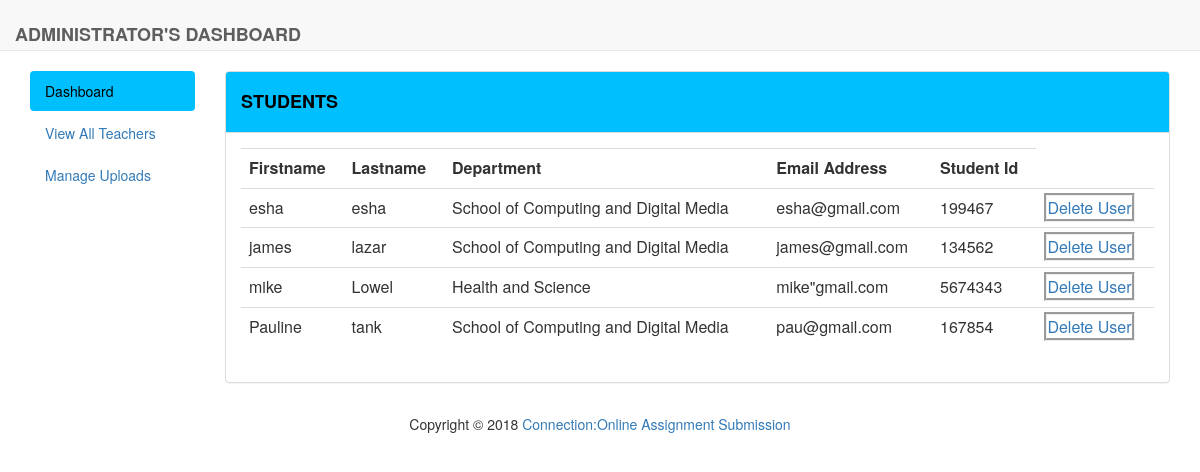
The page /viewstuds.php on the database its author committed.
### tables this page shows
CREATE TABLE `student_user` (
  `firstname` varchar(50) NOT NULL,
  `lastname` varchar(50) NOT NULL,
  `department` varchar(50) NOT NULL,
  `email` varchar(50) NOT NULL,
  `regno` bigint(50) NOT NULL,
  `dob` date NOT NULL,
  `username` varchar(50) NOT NULL,
  `password` varchar(50) NOT NULL,
  `phone` bigint(10) NOT NULL,
  `address` varchar(250) NOT NULL,
  `student_id` int(50) NOT NULL,
  `course` varchar(50) NOT NULL,
  `img_url` varchar(100) NOT NULL
);

### viewstuds.php (the view, shortened to what this page needs)
<?php
include 'config.php';
	$sql= "SELECT * FROM student_user";
	$records= mysqli_query($db,$sql);
?>
<link href="//maxcdn.bootstrapcdn.com/bootstrap/3.3.0/css/bootstrap.min.css" rel="stylesheet" id="bootstrap-css">
<nav class="navbar navbar-default navbar-static-top">
	<div class="container-fluid">
		<div class="navbar-header">
			<a class="navbar-brand" href="studentdashboard.php">
				<h4><strong>ADMINISTRATOR'S DASHBOARD</strong></h4>
			</a>
		</div>
		</div>
	</nav>
	<div class="container-fluid main-container">
        <div class="col-md-2 sidebar">
            <ul class="nav nav-pills nav-stacked">
                <li class="active" ><a href="admindashboard.php" style="background-color: deepskyblue;color: black">Dashboard</a></li>
                <li><a href="viewteach.php">View All Teachers</a></li>
                <li><a href="#">Manage Uploads</a></li>
            </ul>
        </div>
		<div class="col-md-10 content">
            <div class="panel panel-default">
                <div class="panel-heading" style="background-color:deepskyblue;color: black">
                    <h4><strong>STUDENTS</strong></h4>
                </div>
                <div class="panel-body">
                	<table class="table table-hover">
                		<tr>
                			<th>Firstname</th>
                			<th>Lastname</th>
                			<th>Department</th>
                			<th>Email Address</th>
                			<th>Student Id</th>
                		</tr>
                		<?php
                		while ($studentuser=mysqli_fetch_assoc($records)) {
                			echo "<tr>";
                			echo "<td>".$studentuser['firstname']."</td>";
                			echo "<td>".$studentuser['lastname']."</td>";
                			echo "<td>".$studentuser['department']."</td>";
                			echo "<td>".$studentuser['email']."</td>";
                			echo "<td>".$studentuser['student_id']."</td>";
                            echo "<td><a style='border-style: groove' name='del_student' href='deleteuser.php'>Delete User</a> </td>";
                			echo "</tr>";
                		}
                		?>
                	</table>
                </div>
            </div>
		</div>
        <div class="container-fluid text-center">
            <footer class=“col-md-12">
                <p class="col-md-12">
                Copyright &COPY; 2018 <a href="index.php">Connection:Online Assignment Submission</a>
                </p>
            </footer>
        </div>

### rows shown on the page
student_user: firstname "esha", lastname "esha", department "School of Computing and Digital Media", email "esha@gmail.com", student "199467"
student_user: firstname "james", lastname "lazar", department "School of Computing and Digital Media", email "james@gmail.com", student "134562"
student_user: firstname "mike", lastname "Lowel", department "Health and Science", email "mike\"gmail.com", student "5674343"
student_user: firstname "Pauline", lastname "tank", department "School of Computing and Digital Media", email "pau@gmail.com", student "167854"
